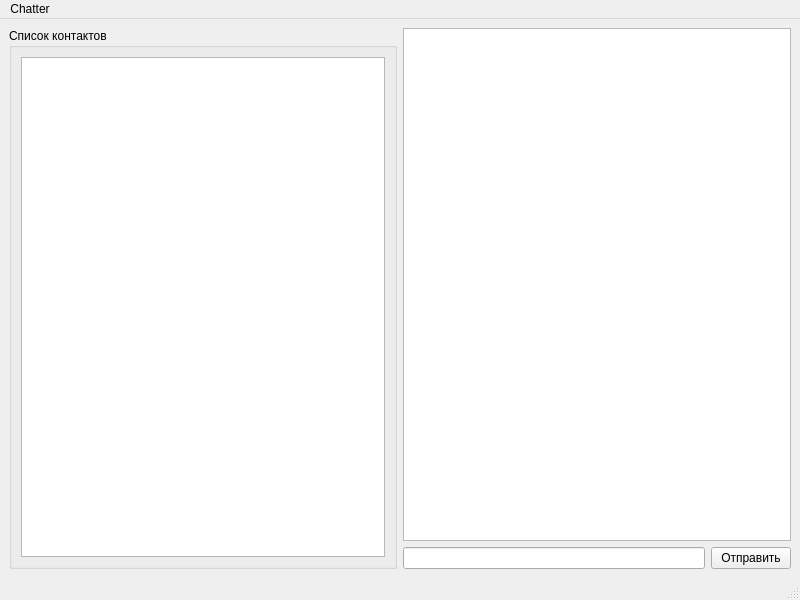
<?xml version="1.0" encoding="UTF-8"?>
<ui version="4.0">
 <class>ClientWindow</class>
 <widget class="QMainWindow" name="ClientWindow">
  <property name="geometry">
   <rect>
    <x>0</x>
    <y>0</y>
    <width>800</width>
    <height>600</height>
   </rect>
  </property>
  <property name="windowTitle">
   <string>MainWindow</string>
  </property>
  <widget class="QWidget" name="centralwidget">
   <layout class="QGridLayout" name="gridLayout">
    <item row="0" column="0">
     <widget class="QGroupBox" name="groupBox">
      <property name="title">
       <string>Список контактов</string>
      </property>
      <layout class="QGridLayout" name="gridLayout_2">
       <item row="0" column="0">
        <widget class="QListView" name="listView"/>
       </item>
      </layout>
     </widget>
    </item>
    <item row="0" column="1">
     <layout class="QVBoxLayout" name="verticalLayout">
      <item>
       <widget class="QTextBrowser" name="textBrowser"/>
      </item>
      <item>
       <layout class="QHBoxLayout" name="horizontalLayout_2">
        <item>
         <widget class="QLineEdit" name="lineEdit"/>
        </item>
        <item>
         <widget class="QPushButton" name="pushButton">
          <property name="text">
           <string>Отправить</string>
          </property>
         </widget>
        </item>
       </layout>
      </item>
     </layout>
    </item>
   </layout>
  </widget>
  <widget class="QMenuBar" name="menubar">
   <property name="geometry">
    <rect>
     <x>0</x>
     <y>0</y>
     <width>800</width>
     <height>21</height>
    </rect>
   </property>
   <widget class="QMenu" name="menuChatter">
    <property name="title">
     <string>Chatter</string>
    </property>
    <addaction name="connectToServer"/>
    <addaction name="disconnectFromServer"/>
   </widget>
   <addaction name="menuChatter"/>
  </widget>
  <widget class="QStatusBar" name="statusbar"/>
  <action name="connectToServer">
   <property name="text">
    <string>Подключиться к серверу</string>
   </property>
  </action>
  <action name="disconnectFromServer">
   <property name="text">
    <string>Отключиться от сервера</string>
   </property>
  </action>
 </widget>
 <resources/>
 <connections/>
</ui>
